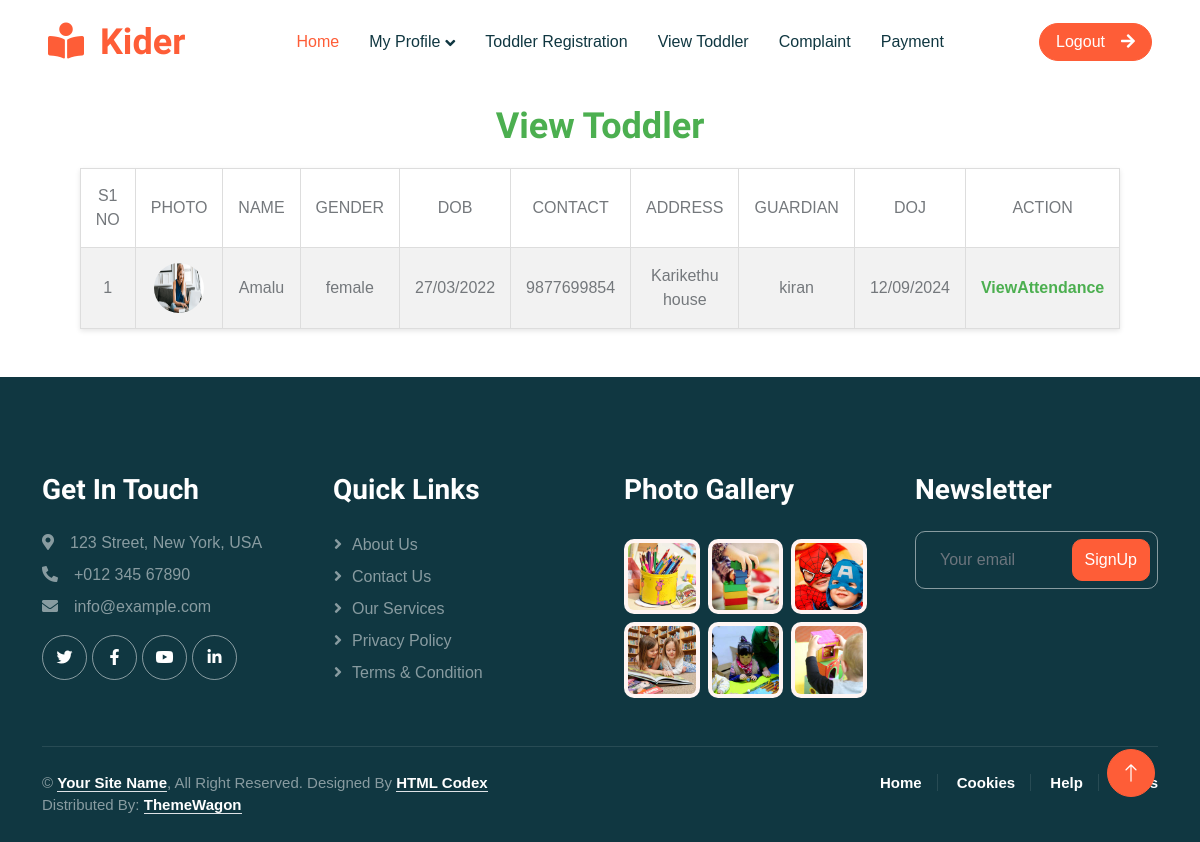
The page /Project/User/ViewToddler.php (signed in) on the database its author committed.
### tables this page shows
CREATE TABLE `tbl_toddler` (
  `toddler_id` int(11) NOT NULL,
  `toddler_location` varchar(50) NOT NULL,
  `toddler_name` varchar(50) NOT NULL,
  `toddler_gender` varchar(50) NOT NULL,
  `toddler_dob` varchar(50) NOT NULL,
  `toddler_contact` varchar(50) NOT NULL,
  `toddler_address` varchar(50) NOT NULL,
  `toddler_guardian` varchar(50) NOT NULL,
  `toddler_doj` varchar(50) NOT NULL,
  `toddler_photo` varchar(500) NOT NULL,
  `place_id` int(11) NOT NULL,
  `boardingtype_id` int(11) NOT NULL,
  `user_id` int(11) NOT NULL
);

### Project/User/ViewToddler.php (the view, shortened to what this page needs)
<?php  include("../Assets/Connection/Connection.php"); ?>
<?php
include("Head.php");
?>
<!DOCTYPE html PUBLIC "-//W3C//DTD XHTML 1.0 Transitional//EN" "http://www.w3.org/TR/xhtml1/DTD/xhtml1-transitional.dtd">
<html xmlns="http://www.w3.org/1999/xhtml">
<head>
</head>
<body>
<form id="form1" name="form1" method="post" action="">
<h1 align="center">View Toddler</h1>
  <table  border="1">
    <tr>
      <td>S1 NO</td>
      <td>PHOTO</td>
      <td>NAME</td>
      <td>GENDER</td>
      <td>DOB</td>
      <td>CONTACT</td>
      <td>ADDRESS</td>
      <td>GUARDIAN</td>
      <td>DOJ</td>
       <td>ACTION</td>
    </tr>
 <?php
  $i=0;
 $sel ="select * from  tbl_toddler t inner join  tbl_user u on t.user_id = u.user_id where t.user_id='".$_SESSION["uid"]."'";
   $result =$con -> query($sel);
   while($data =$result-> fetch_assoc())
   {
	   $i++;
?>
    <tr>
      <td><?php echo $i ?></td>
        <td><img src="../Assets/File/Toddler//<?php echo $data["toddler_photo"]?>"height="50" width="50"/></td>
      <td><?php echo $data["toddler_name"]?></td>
      <td><?php echo $data["toddler_gender"] ?></td>
      <td><?php echo $data["toddler_dob"] ?></td>
      <td><?php echo $data["toddler_contact"] ?></td>
      <td><?php echo $data["toddler_address"] ?></td>
      <td><?php echo $data["toddler_guardian"] ?></td>
      <td><?php echo $data["toddler_doj"] ?></td>
      <td>
      <a href="ViewAttendance.php?aid=<?php echo $data['toddler_id']?>">ViewAttendance</a>
      </td>
    </tr>
    <?php
	}
	?>
  </table>
</form>
</body>
</html>
<?php include("Foot.php") ?>

### Project/Assets/Templates/User/Main/css/style.css (style rules this page uses)
:root { --primary: #FE5D37; --light: #FFF5F3; --dark: #103741; }
h1, h2, h3, h4, .h1, .h2, .h3, .h4, .display-1, .display-2, .display-3, .display-4, .display-5, .display-6 { font-family: 'Lobster Two', cursive; font-weight: 700; }

### Project/User/ViewToddler.php (style rules this page uses)
body { font-family: Arial, sans-serif; background-color: #f0f4f8; margin: 0; padding: 0; }
h1 { color: #4CAF50; text-align: center; margin-top: 20px; font-size: 36px; }
table { width: 80%; margin: 20px auto; border-collapse: collapse; background-color: white; box-shadow: 0 2px 5px rgba(0, 0, 0, 0.1); }
table, th, td { border: 1px solid #ddd; }
th, td { padding: 15px; text-align: center; }
tr:nth-child(even) { background-color: #f2f2f2; }
img { border-radius: 50%; }
a { text-decoration: none; color: #4CAF50; font-weight: bold; }

### rows shown on the page
tbl_toddler: toddler_photo (picture), toddler_name "Amalu", toddler_gender "female", toddler_dob "27/03/2022", toddler_contact "9877699854", toddler_address "Karikethu house", toddler_guardian "kiran", toddler_doj "12/09/2024"
